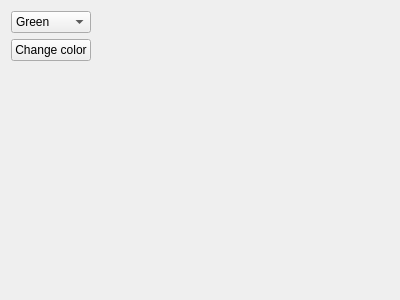
<?xml version="1.0" encoding="UTF-8"?>
<ui version="4.0">
 <class>MainWindow</class>
 <widget class="QMainWindow" name="MainWindow">
  <property name="geometry">
   <rect>
    <x>0</x>
    <y>0</y>
    <width>400</width>
    <height>300</height>
   </rect>
  </property>
  <property name="windowTitle">
   <string>MainWindow</string>
  </property>
  <property name="autoFillBackground">
   <bool>true</bool>
  </property>
  <widget class="QWidget" name="centralWidget">
   <layout class="QHBoxLayout" name="horizontalLayout">
    <item>
     <layout class="QVBoxLayout" name="verticalLayout">
      <item>
       <widget class="QComboBox" name="colorComboBox">
        <item>
         <property name="text">
          <string>Green</string>
         </property>
        </item>
        <item>
         <property name="text">
          <string>Red</string>
         </property>
        </item>
        <item>
         <property name="text">
          <string>Blue</string>
         </property>
        </item>
        <item>
         <property name="text">
          <string>Yellow</string>
         </property>
        </item>
       </widget>
      </item>
      <item>
       <widget class="QPushButton" name="colorChange">
        <property name="text">
         <string>Change color</string>
        </property>
       </widget>
      </item>
      <item>
       <spacer name="verticalSpacer">
        <property name="orientation">
         <enum>Qt::Vertical</enum>
        </property>
        <property name="sizeHint" stdset="0">
         <size>
          <width>20</width>
          <height>40</height>
         </size>
        </property>
       </spacer>
      </item>
     </layout>
    </item>
    <item>
     <spacer name="horizontalSpacer">
      <property name="orientation">
       <enum>Qt::Horizontal</enum>
      </property>
      <property name="sizeHint" stdset="0">
       <size>
        <width>40</width>
        <height>20</height>
       </size>
      </property>
     </spacer>
    </item>
   </layout>
  </widget>
 </widget>
 <layoutdefault spacing="6" margin="11"/>
 <resources/>
 <connections/>
</ui>
